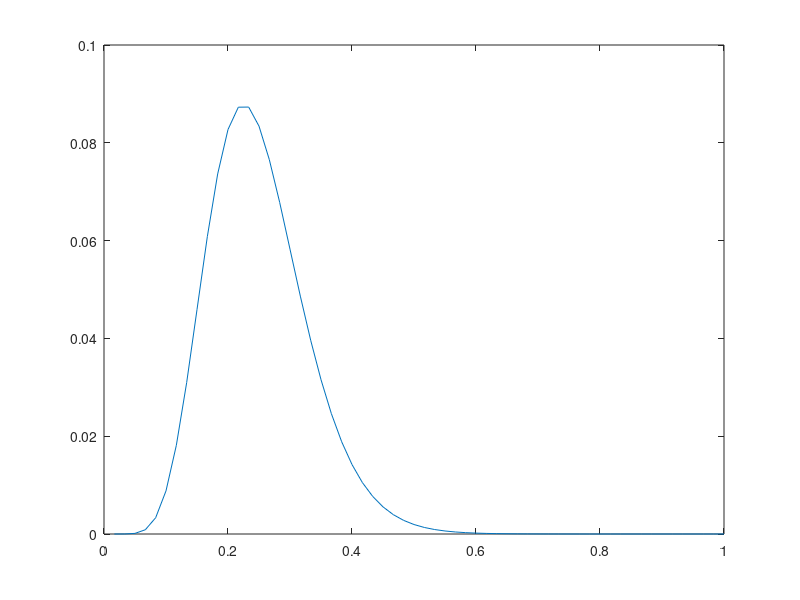

MATLAB code for this plot: (Note: this script raises an error after producing the figure.)

% Make fake impulse response function with Gamma function (gammapdf)

fake_IRF = gampdf(1:60,10,1.5);

figure
plot((1:60)/60,fake_IRF)

%%

% Make fake random walk signal with SD = 3 (likely experimental condition)
% 100 "trials"

for i = 1:100

    % Random walk:

%     stim_RW = normrnd(0, 5, [1,1500]);
%     stim_RW = cumsum(stim_RW);
% 
%     all_stim_RW(i,:) = stim_RW;

    % Sinusoid:

    f = 1/120;
    p = 120;
    a = 8;
    t = 1:1:1500;
    %y = a*sin(2*pi*f*t);
    y = a*sin(mod(t,p)*(2*pi/p));
    
    all_stim_SW(i,:) = y;

end

%%

figure

plot(all_stim_RW(1,:))
hold on;
plot(all_stim_SW(1,:))


% Combine

%all_stim = all_stim_RW + all_stim_SW;
all_stim = all_stim_RW;

%%

% Pad IRF to center peak within the array

IRF_pad = [zeros(1,32), fake_IRF];


% Convolve IRF with signal

for t = 1:size(all_stim,1)
    %resp(t,:) = conv(all_stim(t,:), flip(fake_IRF), 'same');
    %resp(t,:) = conv(flip(IRF_pad), all_stim(t,:), 'same');
    resp(t,:) = conv(all_stim(t,:), fake_IRF, 'full');

end

% Plot stuff

figure

plot(all_stim(1,:))
hold on;
plot(resp(1,1:1500))

%%

% Take difference 

stim_diff = diff(all_stim,1,2);
resp_diff = diff(resp,1,2);

% Cross correlate

smpVal = 1:1:size(stim_diff,2);     % Values at which time series are sampled
maxLagVal = 120;                    % Maximum lag (in units of smpVal)
bPLOT = 0;                          % Plot or not
bPLOTall = 0;                       % Plot or not   


for t = 1:size(all_stim,1)
   
    [r, lags] = xcorrEasy(stim_diff(t,:)',resp_diff(t,:)', smpVal', maxLagVal, 'coeff', [], bPLOT, bPLOTall);

    all_r(t,:) = r;
    all_lags(t,:) = lags;
end

%%

% Average cross correlation

avg_xcorr_5 = mean(all_r,1);
avg_lag_5 = mean(all_lags,1);

% Plot stuff

figure
plot(avg_lag_5/60,avg_xcorr_5)
xlim([0 1])


